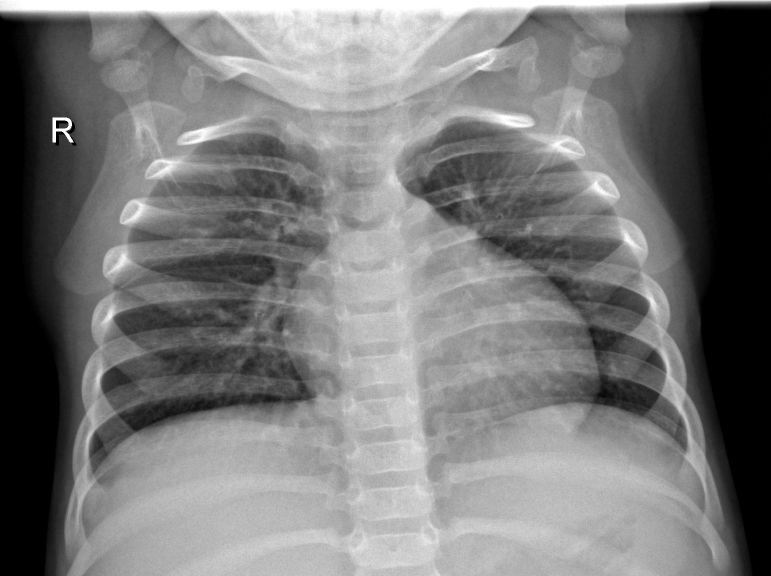
#> input picture chest_xray/chest_xray/train/NORMAL/IM-0149-0001.jpeg, 1542 x 1152 px (shown at 1/2 size); its folder holds only this picture in this run
$ python train_model.py
#> lines starting #> are read from the running program, lines starting #| are printed output that depends on the picture
# ==========================================
# 1. IMPORT LIBRARIES
# ==========================================

import os
import cv2
import joblib
import numpy as np

from skimage.feature import hog

from sklearn.pipeline import Pipeline
from sklearn.preprocessing import StandardScaler
from sklearn.svm import SVC
from sklearn.linear_model import LogisticRegression
from sklearn.ensemble import RandomForestClassifier

from sklearn.metrics import (
    accuracy_score,
    classification_report,
    confusion_matrix
)

# ==========================================
# 2. DATASET PATHS
# ==========================================

TRAIN_PATH = "chest_xray/chest_xray/train"
TEST_PATH = "chest_xray/chest_xray/test"

IMAGE_SIZE = (128, 128)

CLASSES = ["NORMAL", "PNEUMONIA"]


# ==========================================
# 3. IMAGE PREPROCESSING
# ==========================================

def preprocess_image(image_path):
    image = cv2.imread(image_path)

    if image is None:
        raise ValueError(f"Cannot read image: {image_path}")

    # Convert to grayscale
    gray = cv2.cvtColor(image, cv2.COLOR_BGR2GRAY)

    # Resize image
    resized = cv2.resize(gray, IMAGE_SIZE)

    return resized


# ==========================================
# 4. FEATURE EXTRACTION
# ==========================================

def extract_features(image):
    features = hog(
        image,
        orientations=9,
        pixels_per_cell=(8, 8),
        cells_per_block=(2, 2),
        block_norm="L2-Hys"
    )

    return features


# ==========================================
# 5. LOAD DATASET
# ==========================================

def load_dataset(folder_path):
    X = []
    y = []

    for label in CLASSES:
        class_path = os.path.join(folder_path, label)
        class_label = CLASSES.index(label)

        for image_name in os.listdir(class_path):
            # Skip hidden files like .DS_Store
            if image_name.startswith('.'):
                continue

            image_path = os.path.join(
                class_path,
                image_name
            )

            try:
                image = preprocess_image(image_path)
                features = extract_features(image)
                X.append(features)
                y.append(class_label)

            except Exception as error:
                print("Skipping:", image_path, error)

    return np.array(X), np.array(y)


# ==========================================
# 6. LOAD TRAINING AND TEST DATA
# ==========================================

print("Loading training images...")
X_train, y_train = load_dataset(TRAIN_PATH)
#> in preprocess_image, image is the input picture: shape (1152, 1542, 3); min 0, max 255, mean 119.6
#> in preprocess_image, `resized = cv2.resize(gray, IMAGE_SIZE)`:
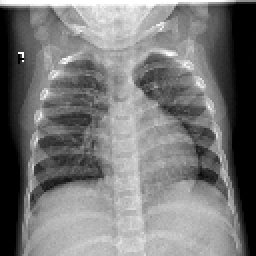
#> resized: shape (128, 128) (shown 2 times larger); min 0, max 255, mean 119.6
#> in extract_features, `features = hog( image, orientations=9, pixels_per_cell=(8, 8), cells_p..`: features = 8100 values, max 0.508 at index 4, min 0 at index 2, mean 0.133
#> pass 2 of the loop in load_dataset, `for label in CLASSES:`:
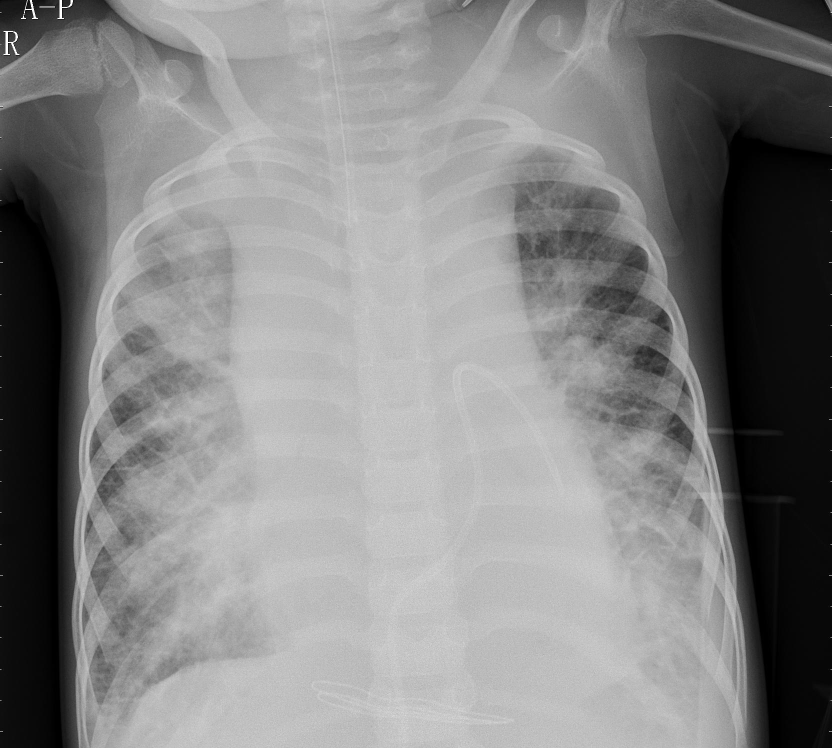
#> input picture chest_xray/chest_xray/train/PNEUMONIA/person1015_virus_1701.jpeg, 1664 x 1496 px (shown at 1/2 size)
#> in preprocess_image, image is the input picture: shape (1496, 1664, 3); min 0, max 255, mean 132
#> gray: shape (1496, 1664)
#> in preprocess_image (call 2), `resized = cv2.resize(gray, IMAGE_SIZE)`:
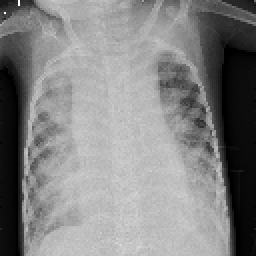
#> resized: shape (128, 128) (shown 2 times larger); min 0, max 255, mean 131.9
#> in load_dataset, `features = extract_features(image)`: features = 8100 values, max 0.489 at index 8064, min 0 at index 7, mean 0.139
#> y_train = [0, 1]
print("Training data:", X_train.shape)
#| Training data: (2, 8100)

print("Loading testing images...")
X_test, y_test = load_dataset(TEST_PATH)
#> pass 2 of the loop in load_dataset, `for label in CLASSES:`:
#> y_test = [0, 1]
print("Testing data:", X_test.shape)
#| Testing data: (2, 8100)


# ==========================================
# 7. DEFINE ML MODELS
# ==========================================

models = {
    "Logistic Regression": Pipeline([
        ("scaler", StandardScaler()),
        ("model", LogisticRegression(
            max_iter=1000,
            class_weight="balanced"
        ))
    ]),

    # Tip: If you want to restrict accuracy/prevent over-optimization,
    # you can lower max_depth (e.g., max_depth=5) or reduce n_estimators.
    "Random Forest": RandomForestClassifier(
        n_estimators=50,
        max_depth=6,
        class_weight="balanced",
        random_state=42,
        n_jobs=-1
    ),

    "SVM": Pipeline([
        ("scaler", StandardScaler()),
        ("model", SVC(
            kernel="linear",
            C=0.01,
            probability=True,
            class_weight="balanced",
            random_state=42
        ))
    ])
}


# ==========================================
# 8. TRAIN AND EVALUATE
# ==========================================

best_accuracy = -1
best_model = None
best_model_name = None

for name, model in models.items():
    print(f"\nTraining: {name}")

    model.fit(X_train, y_train)

    predictions = model.predict(X_test)

    accuracy = accuracy_score(
        y_test,
        predictions
    )

    print("Accuracy:", accuracy)
    print(
        classification_report(
            y_test,
            predictions,
            target_names=CLASSES,
            zero_division=0
        )
    )

    print("Confusion Matrix:")
    print(
        confusion_matrix(
            y_test,
            predictions
        )
    )

    if accuracy > best_accuracy:
        best_accuracy = accuracy
        best_model = model
        best_model_name = name
#> this loop made 3 passes
#> best_accuracy on pass 1: 1
#> (printed output is left out)
#> after the loop, best_accuracy = 1; best_model_name = 'Logistic Regression'


# ==========================================
# 9. SAVE BEST MODEL
# ==========================================

os.makedirs("model", exist_ok=True)

joblib.dump(
    {
        "model": best_model,
        "model_name": best_model_name,
        "image_size": IMAGE_SIZE,
        "classes": CLASSES
    },
    "model/chest_xray_model.pkl"
)

print(f"\nBest Model: {best_model_name}")
#| Best Model: Logistic Regression
print(f"Best Accuracy: {best_accuracy}")
#| Best Accuracy: 1.0
print("Model saved successfully!")
